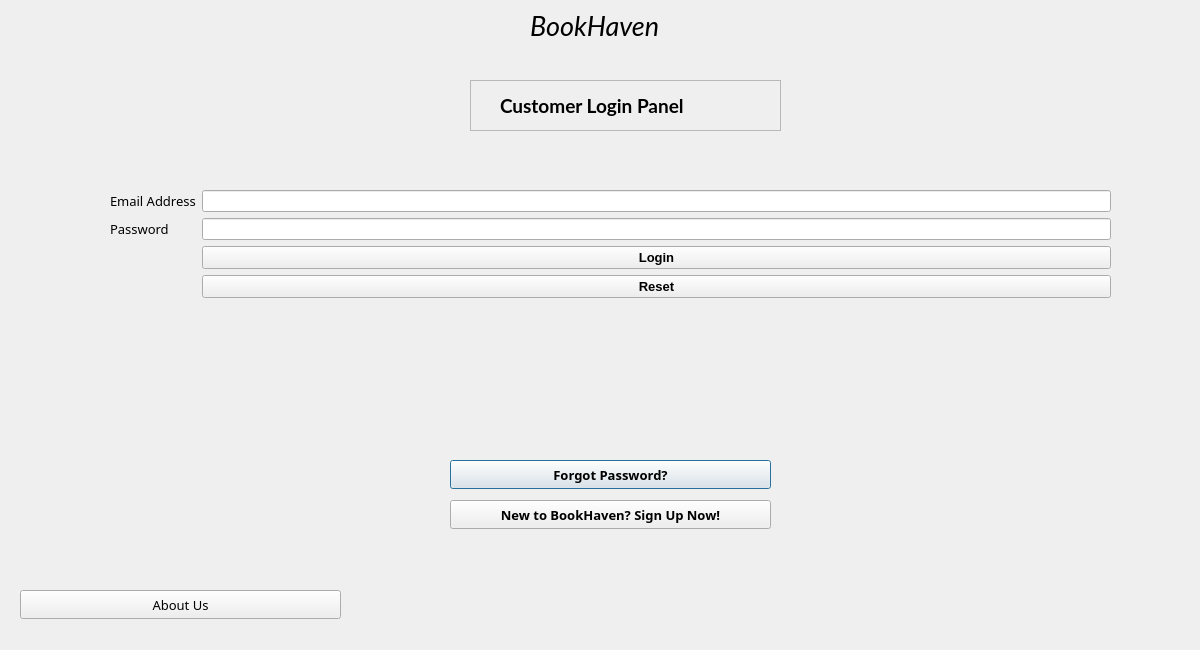
<?xml version="1.0" encoding="UTF-8"?>
<ui version="4.0">
 <class>Customer_login_panel</class>
 <widget class="QDialog" name="Customer_login_panel">
  <property name="windowModality">
   <enum>Qt::WindowModal</enum>
  </property>
  <property name="geometry">
   <rect>
    <x>0</x>
    <y>0</y>
    <width>1200</width>
    <height>650</height>
   </rect>
  </property>
  <property name="windowTitle">
   <string>Connect To BookHaven</string>
  </property>
  <widget class="QLabel" name="label_3">
   <property name="geometry">
    <rect>
     <x>500</x>
     <y>90</y>
     <width>231</width>
     <height>31</height>
    </rect>
   </property>
   <property name="font">
    <font>
     <family>Lato</family>
     <pointsize>14</pointsize>
     <bold>true</bold>
    </font>
   </property>
   <property name="text">
    <string>Customer Login Panel</string>
   </property>
  </widget>
  <widget class="QPushButton" name="pushButton_4">
   <property name="geometry">
    <rect>
     <x>450</x>
     <y>460</y>
     <width>321</width>
     <height>29</height>
    </rect>
   </property>
   <property name="font">
    <font>
     <family>Bahnschrift</family>
     <pointsize>10</pointsize>
     <bold>true</bold>
    </font>
   </property>
   <property name="text">
    <string>Forgot Password?</string>
   </property>
  </widget>
  <widget class="QLabel" name="label_4">
   <property name="geometry">
    <rect>
     <x>530</x>
     <y>10</y>
     <width>171</width>
     <height>31</height>
    </rect>
   </property>
   <property name="font">
    <font>
     <family>Lato</family>
     <pointsize>20</pointsize>
     <italic>true</italic>
    </font>
   </property>
   <property name="text">
    <string>BookHaven</string>
   </property>
  </widget>
  <widget class="QFrame" name="frame">
   <property name="geometry">
    <rect>
     <x>470</x>
     <y>80</y>
     <width>311</width>
     <height>51</height>
    </rect>
   </property>
   <property name="frameShape">
    <enum>QFrame::StyledPanel</enum>
   </property>
   <property name="frameShadow">
    <enum>QFrame::Raised</enum>
   </property>
  </widget>
  <widget class="QWidget" name="formLayoutWidget">
   <property name="geometry">
    <rect>
     <x>110</x>
     <y>190</y>
     <width>1001</width>
     <height>201</height>
    </rect>
   </property>
   <layout class="QFormLayout" name="formLayout">
    <item row="0" column="0">
     <widget class="QLabel" name="label">
      <property name="font">
       <font>
        <family>Bahnschrift</family>
        <pointsize>10</pointsize>
       </font>
      </property>
      <property name="text">
       <string>Email Address</string>
      </property>
     </widget>
    </item>
    <item row="0" column="1">
     <widget class="QLineEdit" name="lineEdit"/>
    </item>
    <item row="1" column="1">
     <widget class="QLineEdit" name="lineEdit_2"/>
    </item>
    <item row="1" column="0">
     <widget class="QLabel" name="label_2">
      <property name="font">
       <font>
        <family>Bahnschrift</family>
        <pointsize>10</pointsize>
       </font>
      </property>
      <property name="text">
       <string>Password</string>
      </property>
     </widget>
    </item>
    <item row="3" column="1">
     <widget class="QPushButton" name="pushButton_2">
      <property name="font">
       <font>
        <pointsize>10</pointsize>
        <bold>true</bold>
       </font>
      </property>
      <property name="text">
       <string>Reset</string>
      </property>
     </widget>
    </item>
    <item row="2" column="1">
     <widget class="QPushButton" name="pushButton">
      <property name="font">
       <font>
        <pointsize>10</pointsize>
        <bold>true</bold>
       </font>
      </property>
      <property name="text">
       <string>Login</string>
      </property>
     </widget>
    </item>
   </layout>
  </widget>
  <widget class="QPushButton" name="pushButton_5">
   <property name="geometry">
    <rect>
     <x>20</x>
     <y>590</y>
     <width>321</width>
     <height>29</height>
    </rect>
   </property>
   <property name="font">
    <font>
     <family>Bahnschrift</family>
     <pointsize>10</pointsize>
     <bold>false</bold>
    </font>
   </property>
   <property name="text">
    <string>About Us</string>
   </property>
  </widget>
  <widget class="QPushButton" name="customer_login_to_reg">
   <property name="geometry">
    <rect>
     <x>450</x>
     <y>500</y>
     <width>321</width>
     <height>29</height>
    </rect>
   </property>
   <property name="font">
    <font>
     <family>Bahnschrift</family>
     <pointsize>10</pointsize>
     <bold>true</bold>
    </font>
   </property>
   <property name="text">
    <string>New to BookHaven? Sign Up Now!</string>
   </property>
  </widget>
 </widget>
 <resources/>
 <connections/>
</ui>
